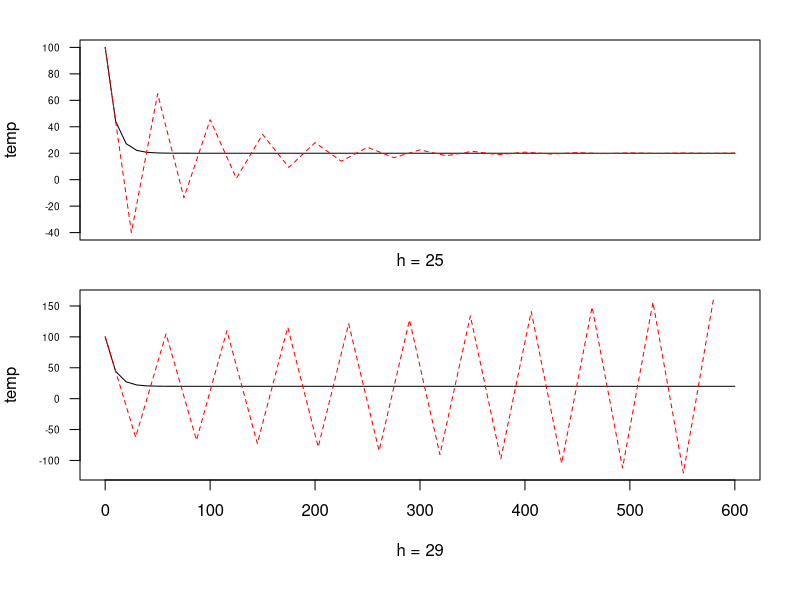

Generate this figure with R:
# euler <- function(f, y0, a, b, h)
# {
#   
#   t <- a
#   y <- y0
#   t2 <- c()
#   y2 <- c()
#   
#   while (t <= b)
#   {
#     t2 <- c(t2,t)
#     y2 <- c(y2, y)
#     t <- t + h
#     y <- y + h*f(t, y)
#   }
#   fim = cbind(t2,y2)
#   return(fim)
# }
# 
# newtoncooling <- function(time, temp)
#   return(-0.07*(temp-20))


# vetor = NULL
# for (i in seq(10,30,1)){
#   
#   assign(paste0("vetor_",i) , euler(newtoncooling, 100, 0, 600, i))
#   
#   
# }

vetor_10 = matrix(c(0,10,20,30,40,50,60,70,80,90,100,110,120,130,140,150,160,170,180,190,200,210,220,230,240,250,260,270,280,290,300,310,320,330,340,350,360,370,380,390,400,410,420,430,440,450,460,470,480,490,500,510,520,530,540,550,560,570,580,590,600,100,44,27.2,22.16,20.648,20.1944,20.05832,20.0175,20.00525,20.00157,20.00047,20.00014,20.00004,20.00001,20,20,20,20,20,20,20,20,20,20,20,20,20,20,20,20,20,20,20,20,20,20,20,20,20,20,20,20,20,20,20,20,20,20,20,20,20,20,20,20,20,20,20,20,20,20,20), ncol = 2, byrow = FALSE)


vetor_25 = matrix(c(0,25,50,75,100,125,150,175,200,225,250,275,300,325,350,375,400,425,450,475,500,525,550,575,600,100,-40,65,-13.75,45.3125,1.015625,34.23828,9.321289,28.00903,13.99323,24.50508,16.62119,22.53411,18.09942,21.42544,18.93092,20.80181,19.39864,20.45102,19.66174,20.2537,19.80973,20.1427,19.89297,20.08027), ncol = 2, byrow = FALSE)


vetor_29 = matrix(c(0,29,58,87,116,145,174,203,232,261,290,319,348,377,406,435,464,493,522,551,580,100,-62.4,104.872,-67.41816,110.0407,-72.74193,115.5242,-78.38991,121.3416,-84.38185,127.5133,-90.73871,134.0609,-97.4827,141.0072,-104.6374,148.3765,-112.2278,156.1946,-120.2805,164.4889), ncol = 2, byrow = FALSE)


par(mfrow=c(2,1), xpd=FALSE, mar=c(2,4,2,2), oma=c(2,0,0,0))
plot(vetor_10, type = 'l', axes=FALSE, ylim=c(min(vetor_25[,2]),max(vetor_25[,2])),
    ylab = 'temp', xlab = 'timestep')
lines(vetor_25, col='red', lty=2)
box()
axis(side = 2, las = 1, cex.axis = 0.6)
mtext("h = 25", side = 1, line = 0.5)
par(mar=c(4,4,0.5,2))
plot(vetor_10, type = 'l', axes=FALSE, ylim=c(min(vetor_29[,2]),max(vetor_29[,2])),
     xlab = 'h = 29', ylab = 'temp')
lines(vetor_29, col='red', lty=2)
box()
axis(side = 2, las = 1, cex.axis = 0.6)
axis(side = 1)
